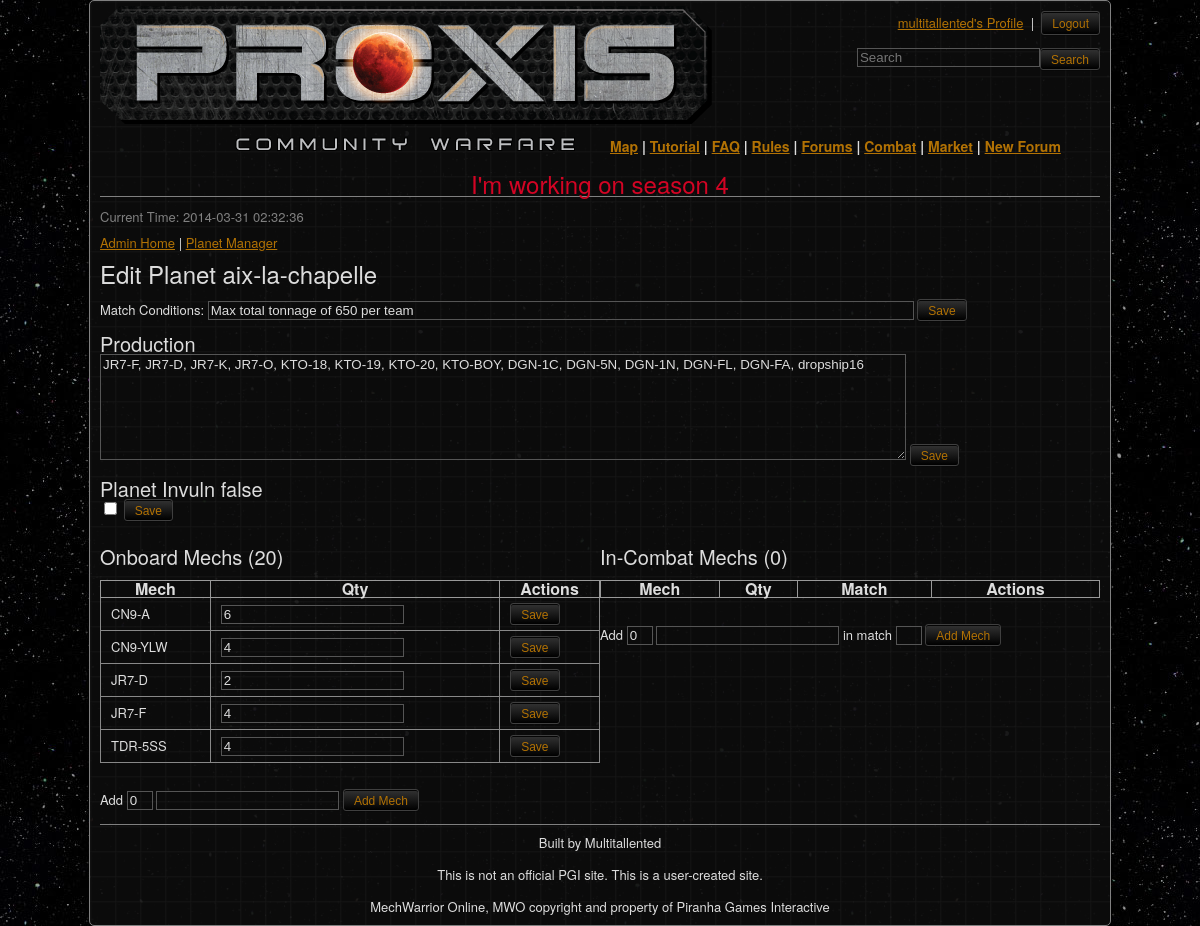
The page /admin-edit-planet.php?p=aix-la-chapelle (signed in) on the database its author committed.
### tables this page shows
CREATE TABLE `planet` (
  `planet_name` varchar(50) NOT NULL,
  `owner_name` varchar(25) NOT NULL DEFAULT 'Unowned',
  `match_conditions` varchar(500) NOT NULL,
  `location_y` int(11) NOT NULL,
  `cbill_value` int(20) DEFAULT NULL,
  `production` varchar(1000) DEFAULT NULL,
  `invuln` int(1) DEFAULT NULL,
  `location_x` int(11) DEFAULT NULL,
  `image` varchar(100) DEFAULT NULL,
  `region` varchar(50) DEFAULT 'core',
  `capacity` int(11) DEFAULT NULL,
  PRIMARY KEY (`planet_name`)
);

CREATE TABLE `mech` (
  `mech` varchar(20) NOT NULL,
  `username` varchar(25) NOT NULL,
  `quantity` int(11) NOT NULL,
  `dropship_id` int(11) DEFAULT NULL,
  `planet_name` varchar(50) DEFAULT NULL
);

### admin-edit-planet.php (the view, shortened to what this page needs)
<!DOCTYPE html>
<html>
<head>
  <link rel="stylesheet" href="css/reset.css" />
  <?php include 'header.php'; ?>
</head>
<body>
  <div id="container">
	<?php echo $header; ?>
  <?php
	$conn = getConnection();
	$planet_name="";
	if (isset($_GET['p'])) {
		$planet_name = mysqli_real_escape_string($conn, $_GET['p']);
	}
$sql = "SELECT owner_name, cbill_value, production, match_conditions, region, location_x, location_y" .
		", invuln FROM planet WHERE planet_name='" . $planet_name . "';";
$result = mysqli_query($conn, $sql);
$production = "";
$match_conditions = "";
$invuln = "false";
if ($row = $result->fetch_row()) {
	$production = $row[2];
	$match_conditions = $row[3];
}
$sql = "SELECT mech, quantity FROM mech WHERE planet_name='" . $planet_name . "';";
$result = mysqli_query($conn, $sql);
$num_matches = 0;
$cmatches = "<table><th>Mech</th><th>Qty</th><th>Actions</th>";
while ($row = $result->fetch_row()) {
  $cmatches .= "<tr><form method='get' action='admin-edit-planet.php'><td><input type='hidden' class='hide' name='mech' value='" .
		$row[0] . "' />" . $row[0] . "</td><td><input type='textfield' name='qty' value='" . $row[1] . "' /></td><td>" .
		"<input type='hidden' class='hide' name='p' value='" . $planet_name . "' /><input name='oedit' type='submit' value='Save' /></form></td></tr>";
  $num_matches += $row[1];
}
$cmatches .= "</table>";
$num_mmechs = 0;
$mmechs = "<table><th>Mech</th><th>Qty</th><th>Match</th><th>Actions</th>";
$mmechs .= "</table>";
?>
<?php echo "<span class='grey'>Current Time: " . date('Y-m-d H:i:s') . "</span><br><br>"; ?>
  <a href="admin.php">Admin Home</a> | <a href="admin-planet.php">Planet Manager</a><br><br>
  <h2>Edit Planet <?php echo $planet_name; ?></h2><br>
  <form action='admin-edit-planet.php' method='get'>
	Match Conditions: <input type='textfield' style='width: 700px;' name='match_conditions' value='<?php echo $match_conditions; ?>' />
	<input type='submit' name='mcon' value='Save' />
  </form><br>
  <form action='admin-edit-planet.php' method='get'>
    <h3>Production</h3>
	<textarea style='width: 800px; height: 100px;' name='produ'><?php echo $production; ?></textarea>
	<input type='submit' name='prod' value='Save' />
  </form><br>
	<h3>Planet Invuln <?php echo $invuln; ?></h3>
	<form action='admin-edit-planet.php' method='get'>
		<?php if ($invuln == "true") { ?>
			<input type='checkbox' name='invuln' checked />
		<?php } else { ?>
			<input type='checkbox' name='invuln' />
		<?php } ?>
		<input type='submit' name='einvuln' value='Save' />
	</form><br><br>
	<div class='left wdth-50'>
	<h3>Onboard Mechs (<?php echo $num_matches; ?>)</h3><br>
	<?php echo $cmatches; ?><br><br>
	<form action='admin-edit-planet.php' method='get'>
	Add <input type='textfield' style='width: 20px;' name='qty' value='0' />
	<input type='textfield' name='mech' />
	<input type='submit' name='oadd' value='Add Mech' />
	</form>
	</div>
	<div class='left wdth-50'>
	<h3>In-Combat Mechs (<?php echo $num_mmechs; ?>)</h3><br>
	<?php echo $mmechs; ?><br><br>
	<form action='admin-edit-planet.php' method='get'>
	Add <input type='textfield' style='width: 20px;' name='qty' value='0' />
	<input type='textfield' name='mech' />
	in match <input type='textfield' style='width: 20px;' name='m' />
	<input type='submit' name='mmadd' value='Add Mech' />
	</form>
	</div>
<br>
	<?php mysqli_close($conn); echo $footer; ?>
  </div>
</body>
</html>

### rows shown on the page
planet: match_conditions "Max total tonnage of 650 per team", produ "JR7-F, JR7-D, JR7-K, JR7-O, KTO-18, KTO-19, KTO-20, KTO-BOY, DGN-1C, DGN-5N, DGN-1N, DGN-FL, DGN-FA, dropship16"
mech: mech "CN9-A", qty "6"
mech: mech "CN9-YLW", qty "4"
mech: mech "JR7-D", qty "2"
mech: mech "JR7-F", qty "4"
mech: mech "TDR-5SS", qty "4"

### other values the page prints
$_SESSION['username'] "multitallented"
$motd "I'm working on season 4"
$planet_name "aix-la-chapelle"
$invuln "false"
$num_matches "20"
$num_mmechs "0"
